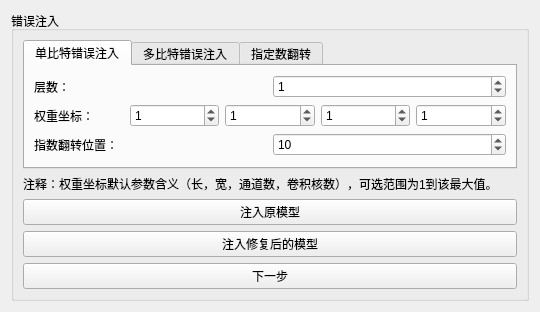
<?xml version="1.0" encoding="UTF-8"?>
<ui version="4.0">
 <class>Form</class>
 <widget class="QWidget" name="Form">
  <property name="geometry">
   <rect>
    <x>0</x>
    <y>0</y>
    <width>540</width>
    <height>310</height>
   </rect>
  </property>
  <property name="windowTitle">
   <string>错误注入</string>
  </property>
  <layout class="QHBoxLayout" name="horizontalLayout_8">
   <item>
    <widget class="QGroupBox" name="groupBox">
     <property name="title">
      <string>错误注入</string>
     </property>
     <layout class="QVBoxLayout" name="verticalLayout_2">
      <item>
       <widget class="QTabWidget" name="tabWidget">
        <property name="currentIndex">
         <number>0</number>
        </property>
        <widget class="QWidget" name="tab">
         <attribute name="title">
          <string>单比特错误注入</string>
         </attribute>
         <layout class="QVBoxLayout" name="verticalLayout_3">
          <item>
           <layout class="QHBoxLayout" name="horizontalLayout">
            <item>
             <widget class="QLabel" name="label">
              <property name="text">
               <string>层数：</string>
              </property>
             </widget>
            </item>
            <item>
             <widget class="QSpinBox" name="sB_layer">
              <property name="value">
               <number>1</number>
              </property>
             </widget>
            </item>
           </layout>
          </item>
          <item>
           <layout class="QHBoxLayout" name="horizontalLayout_2">
            <item>
             <widget class="QLabel" name="label_2">
              <property name="text">
               <string>权重坐标：</string>
              </property>
             </widget>
            </item>
            <item>
             <widget class="QSpinBox" name="sB_location1">
              <property name="value">
               <number>1</number>
              </property>
             </widget>
            </item>
            <item>
             <widget class="QSpinBox" name="sB_location2">
              <property name="value">
               <number>1</number>
              </property>
             </widget>
            </item>
            <item>
             <widget class="QSpinBox" name="sB_location3">
              <property name="value">
               <number>1</number>
              </property>
             </widget>
            </item>
            <item>
             <widget class="QSpinBox" name="sB_location4">
              <property name="value">
               <number>1</number>
              </property>
             </widget>
            </item>
           </layout>
          </item>
          <item>
           <layout class="QHBoxLayout" name="horizontalLayout_3">
            <item>
             <widget class="QLabel" name="label_3">
              <property name="text">
               <string>指数翻转位置：</string>
              </property>
             </widget>
            </item>
            <item>
             <widget class="QSpinBox" name="sB_exp_location">
              <property name="value">
               <number>10</number>
              </property>
             </widget>
            </item>
           </layout>
          </item>
         </layout>
        </widget>
        <widget class="QWidget" name="tab_2">
         <attribute name="title">
          <string>多比特错误注入</string>
         </attribute>
         <layout class="QVBoxLayout" name="verticalLayout_4">
          <item>
           <layout class="QHBoxLayout" name="horizontalLayout_4">
            <item>
             <widget class="QLabel" name="label_7">
              <property name="text">
               <string>错误率：</string>
              </property>
             </widget>
            </item>
            <item>
             <widget class="QSpinBox" name="sB_rate">
              <property name="value">
               <number>20</number>
              </property>
             </widget>
            </item>
           </layout>
          </item>
         </layout>
        </widget>
        <widget class="QWidget" name="tab_3">
         <attribute name="title">
          <string>指定数翻转</string>
         </attribute>
         <layout class="QVBoxLayout" name="verticalLayout">
          <item>
           <layout class="QHBoxLayout" name="horizontalLayout_5">
            <item>
             <widget class="QLabel" name="label_5">
              <property name="text">
               <string>层数：</string>
              </property>
             </widget>
            </item>
            <item>
             <widget class="QSpinBox" name="sB_layer2">
              <property name="value">
               <number>1</number>
              </property>
             </widget>
            </item>
           </layout>
          </item>
          <item>
           <layout class="QHBoxLayout" name="horizontalLayout_6">
            <item>
             <widget class="QLabel" name="label_4">
              <property name="text">
               <string>权重坐标：</string>
              </property>
             </widget>
            </item>
            <item>
             <widget class="QSpinBox" name="sB_location2_1">
              <property name="value">
               <number>1</number>
              </property>
             </widget>
            </item>
            <item>
             <widget class="QSpinBox" name="sB_location2_2">
              <property name="value">
               <number>1</number>
              </property>
             </widget>
            </item>
            <item>
             <widget class="QSpinBox" name="sB_location2_3">
              <property name="value">
               <number>1</number>
              </property>
             </widget>
            </item>
            <item>
             <widget class="QSpinBox" name="sB_location2_4">
              <property name="value">
               <number>1</number>
              </property>
             </widget>
            </item>
           </layout>
          </item>
          <item>
           <layout class="QHBoxLayout" name="horizontalLayout_7">
            <item>
             <widget class="QLabel" name="label_6">
              <property name="text">
               <string>指定数：</string>
              </property>
             </widget>
            </item>
            <item>
             <widget class="QSpinBox" name="sB_target">
              <property name="value">
               <number>99</number>
              </property>
             </widget>
            </item>
           </layout>
          </item>
         </layout>
        </widget>
       </widget>
      </item>
      <item>
       <widget class="QLabel" name="label_8">
        <property name="text">
         <string>注释：权重坐标默认参数含义（长，宽，通道数，卷积核数），可选范围为1到该最大值。</string>
        </property>
       </widget>
      </item>
      <item>
       <widget class="QPushButton" name="pB_inject_2">
        <property name="sizePolicy">
         <sizepolicy hsizetype="Minimum" vsizetype="Fixed">
          <horstretch>0</horstretch>
          <verstretch>0</verstretch>
         </sizepolicy>
        </property>
        <property name="text">
         <string>注入原模型</string>
        </property>
       </widget>
      </item>
      <item>
       <widget class="QPushButton" name="pB_inject">
        <property name="text">
         <string>注入修复后的模型</string>
        </property>
       </widget>
      </item>
      <item>
       <widget class="QPushButton" name="pB_next">
        <property name="text">
         <string>下一步</string>
        </property>
       </widget>
      </item>
     </layout>
    </widget>
   </item>
  </layout>
 </widget>
 <resources/>
 <connections/>
</ui>
